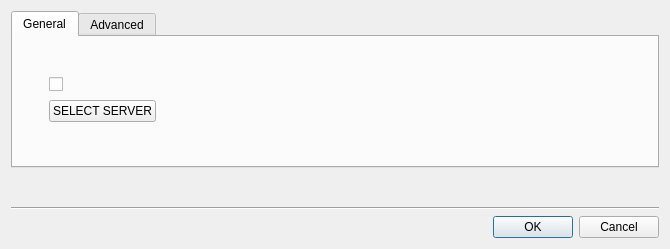
<?xml version="1.0" encoding="UTF-8"?>
<ui version="4.0">
 <class>WebpageDialog</class>
 <widget class="QDialog" name="WebpageDialog">
  <property name="geometry">
   <rect>
    <x>0</x>
    <y>0</y>
    <width>670</width>
    <height>249</height>
   </rect>
  </property>
  <property name="sizePolicy">
   <sizepolicy hsizetype="Preferred" vsizetype="Preferred">
    <horstretch>0</horstretch>
    <verstretch>0</verstretch>
   </sizepolicy>
  </property>
  <layout class="QVBoxLayout" name="verticalLayout_2">
   <item>
    <widget class="QTabWidget" name="tabWidget">
     <property name="sizePolicy">
      <sizepolicy hsizetype="MinimumExpanding" vsizetype="Preferred">
       <horstretch>0</horstretch>
       <verstretch>0</verstretch>
      </sizepolicy>
     </property>
     <property name="focusPolicy">
      <enum>Qt::NoFocus</enum>
     </property>
     <property name="currentIndex">
      <number>0</number>
     </property>
     <widget class="QWidget" name="generalTab">
      <property name="sizePolicy">
       <sizepolicy hsizetype="Preferred" vsizetype="Fixed">
        <horstretch>0</horstretch>
        <verstretch>0</verstretch>
       </sizepolicy>
      </property>
      <attribute name="title">
       <string>General</string>
      </attribute>
      <layout class="QVBoxLayout" name="verticalLayout">
       <property name="spacing">
        <number>16</number>
       </property>
       <property name="leftMargin">
        <number>8</number>
       </property>
       <property name="topMargin">
        <number>16</number>
       </property>
       <property name="rightMargin">
        <number>16</number>
       </property>
       <property name="bottomMargin">
        <number>16</number>
       </property>
       <item>
        <layout class="QVBoxLayout" name="generalInputVerticalLayout">
         <property name="spacing">
          <number>8</number>
         </property>
         <item>
          <widget class="nx::vms::client::desktop::InputField" name="urlInputField" native="true"/>
         </item>
         <item>
          <widget class="nx::vms::client::desktop::InputField" name="nameInputField" native="true"/>
         </item>
        </layout>
       </item>
       <item>
        <layout class="QHBoxLayout" name="horizontalLayout">
         <property name="spacing">
          <number>8</number>
         </property>
         <item>
          <widget class="QWidget" name="clientApiCheckBoxSpacerWidget" native="true">
           <property name="sizePolicy">
            <sizepolicy hsizetype="Fixed" vsizetype="Preferred">
             <horstretch>0</horstretch>
             <verstretch>0</verstretch>
            </sizepolicy>
           </property>
           <property name="minimumSize">
            <size>
             <width>20</width>
             <height>0</height>
            </size>
           </property>
          </widget>
         </item>
         <item>
          <layout class="QVBoxLayout" name="verticalLayout_3">
           <property name="spacing">
            <number>8</number>
           </property>
           <property name="leftMargin">
            <number>0</number>
           </property>
           <item>
            <widget class="QCheckBox" name="proxyViaServerCheckBox"/>
           </item>
           <item>
            <layout class="QHBoxLayout" name="horizontalLayout1">
             <item>
              <widget class="QnChooseServerButton" name="selectServerMenuButton">
               <property name="focusPolicy">
                <enum>Qt::NoFocus</enum>
               </property>
               <property name="visible">
                <bool>false</bool>
               </property>
               <property name="text">
                <string>SELECT SERVER</string>
               </property>
              </widget>
             </item>
             <item>
              <spacer name="horizontalSpacer_1">
               <property name="orientation">
                <enum>Qt::Horizontal</enum>
               </property>
               <property name="sizeHint" stdset="0">
                <size>
                 <width>0</width>
                 <height>0</height>
                </size>
               </property>
              </spacer>
             </item>
            </layout>
           </item>
          </layout>
         </item>
        </layout>
       </item>
       <item>
        <spacer name="generalVerticalSpacer">
         <property name="orientation">
          <enum>Qt::Vertical</enum>
         </property>
         <property name="sizeHint" stdset="0">
          <size>
           <width>0</width>
           <height>0</height>
          </size>
         </property>
        </spacer>
       </item>
      </layout>
     </widget>
     <widget class="QWidget" name="advancedTab">
      <attribute name="title">
       <string>Advanced</string>
      </attribute>
      <layout class="QVBoxLayout" name="advancedVerticalLayout">
       <property name="spacing">
        <number>0</number>
       </property>
       <property name="leftMargin">
        <number>0</number>
       </property>
       <property name="topMargin">
        <number>0</number>
       </property>
       <property name="rightMargin">
        <number>0</number>
       </property>
       <property name="bottomMargin">
        <number>0</number>
       </property>
       <item>
        <layout class="QVBoxLayout" name="verticalLayout_4">
         <property name="spacing">
          <number>8</number>
         </property>
         <property name="leftMargin">
          <number>16</number>
         </property>
         <property name="topMargin">
          <number>16</number>
         </property>
         <property name="rightMargin">
          <number>16</number>
         </property>
         <property name="bottomMargin">
          <number>16</number>
         </property>
         <item>
          <widget class="QCheckBox" name="disableCertificateCheckBox"/>
         </item>
         <item>
          <widget class="QCheckBox" name="clientApiCheckBox">
           <property name="text">
            <string>Allow using Client API</string>
           </property>
          </widget>
         </item>
         <item>
          <widget class="nx::vms::client::desktop::AlertLabel" name="clientApiAlertLabel" native="true">
           <property name="visible">
            <bool>false</bool>
           </property>
          </widget>
         </item>
         <item>
          <widget class="QCheckBox" name="proxyAllContentsCheckBox">
           <property name="enabled">
            <bool>false</bool>
           </property>
           <property name="text">
            <string>Proxy all requested contents</string>
           </property>
          </widget>
         </item>
         <item>
          <widget class="nx::vms::client::desktop::AlertLabel" name="proxyAlertLabel" native="true"/>
         </item>
         <item>
          <widget class="nx::vms::client::desktop::InputField" name="allowListField" native="true">
           <property name="visible">
            <bool>false</bool>
           </property>
          </widget>
         </item>
         <item>
          <spacer name="advancedVerticalSpacer">
           <property name="orientation">
            <enum>Qt::Vertical</enum>
           </property>
           <property name="sizeHint" stdset="0">
            <size>
             <width>0</width>
             <height>0</height>
            </size>
           </property>
          </spacer>
         </item>
        </layout>
       </item>
       <item>
        <widget class="nx::vms::client::desktop::CommonMessageBar" name="webPageBanner" native="true">
         <property name="visible">
          <bool>false</bool>
         </property>
        </widget>
       </item>
      </layout>
     </widget>
    </widget>
   </item>
   <item>
    <widget class="nx::vms::client::desktop::CommonMessageBar" name="integrationBanner" native="true">
     <property name="visible">
      <bool>false</bool>
     </property>
    </widget>
   </item>
   <item>
    <widget class="Line" name="line">
     <property name="orientation">
      <enum>Qt::Horizontal</enum>
     </property>
    </widget>
   </item>
   <item>
    <widget class="QDialogButtonBox" name="buttonBox">
     <property name="orientation">
      <enum>Qt::Horizontal</enum>
     </property>
     <property name="standardButtons">
      <set>QDialogButtonBox::Cancel|QDialogButtonBox::Ok</set>
     </property>
    </widget>
   </item>
  </layout>
 </widget>
 <customwidgets>
  <customwidget>
   <class>nx::vms::client::desktop::InputField</class>
   <extends>QWidget</extends>
   <header location="global">nx/vms/client/desktop/common/widgets/input_field.h</header>
   <container>1</container>
  </customwidget>
  <customwidget>
   <class>QnChooseServerButton</class>
   <extends>QPushButton</extends>
   <header location="global">nx/vms/client/desktop/manual_device_addition/dialog/private/choose_server_button.h</header>
   <container>1</container>
  </customwidget>
  <customwidget>
   <class>nx::vms::client::desktop::AlertLabel</class>
   <extends>QWidget</extends>
   <header location="global">nx/vms/client/desktop/common/widgets/alert_label.h</header>
   <container>1</container>
  </customwidget>
  <customwidget>
   <class>nx::vms::client::desktop::CommonMessageBar</class>
   <extends>QWidget</extends>
   <header location="global">nx/vms/client/desktop/common/widgets/message_bar.h</header>
   <container>1</container>
  </customwidget>
 </customwidgets>
 <tabstops>
  <tabstop>buttonBox</tabstop>
 </tabstops>
 <resources/>
 <connections/>
</ui>
